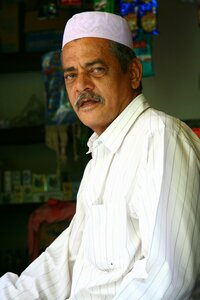
#> input picture draft/face1.jpg, 200 x 300 px
$ jupyter execute internal.ipynb
#> lines starting #> are read from the running program, lines starting #| are printed output that depends on the picture; after the words box and inside, x2 and y2 are one past the last pixel; in counts of white or black regions, pixels touching at a corner belong together
### Text

Example from [nltk.org](https://www.nltk.org/) homepage. Remember to study [Part of Speech Tagging](http://www.nltk.org/book/ch05.html).

[cell 1]
import nltk
from nltk.tokenize.treebank import TreebankWordDetokenizer

[cell 2]
nltk.download('punkt')
#> (this line was passed over: nltk is not available in this run)
nltk.download('averaged_perceptron_tagger')
#> (this line was passed over: nltk is not available in this run)

[cell 3]
def anonymize_proper_noun(sentence):
    tokens = nltk.word_tokenize(sentence)
    tagged = nltk.pos_tag(tokens)
    new_tokens = [
        word if pos != 'NNP' else '<NNP>'
        for word, pos in tagged
    ]
    detokenizer = TreebankWordDetokenizer()
    return detokenizer.detokenize(new_tokens)

[cell 4]
sentence = """At eight o'clock on Thursday morning
              Arthur didn't feel very good."""
anonymize_proper_noun(sentence)
#> (the call stopped at in anonymize_proper_noun, `tokens = nltk.word_tokenize(sentence)`: nltk is not available in this run)

### Image

Example from [Adarsh Menon](https://towardsdatascience.com/face-detection-in-2-minutes-using-opencv-python-90f89d7c0f81) with [Adrian Rosebrock](https://www.pyimagesearch.com/2020/04/06/blur-and-anonymize-faces-with-opencv-and-python/).

[cell 5]
import cv2
import numpy as np
from PIL import Image

[cell 6]
CASCADE_CLASSIFIER = cv2.CascadeClassifier(
    './haarcascade_frontalface_default.xml')

[cell 7]
def blur(img, factor=3.0):
    # auto determine the size of blurring kernel
    (h, w) = image.shape[:2]
    kW = int(w / factor)
    kH = int(h / factor)

    # ensure that width and height are odd
    kW = kW if kW % 2 != 0 else kW - 1
    kH = kH if kH % 2 != 0 else kH - 1

    # apply a gaussian blue to image
    return cv2.GaussianBlur(img, (kW, kH), 0)

def cover(img):
    return np.zeros_like(img)

def pixelate(img):
    height, width = img.shape[:2]

    # downscale image
    output = cv2.resize(
        img, (6, 6), interpolation=cv2.INTER_LINEAR)

    # upscale image
    output = cv2.resize(
        output, (width, height), interpolation=cv2.INTER_NEAREST)

    return output

def visualize(img):
    return Image.fromarray(img, mode='RGB')

def anonymize_faces(img, filtr):
    # transform color to gray
    gray = cv2.cvtColor(img, cv2.COLOR_BGR2GRAY)

    # detect region of interest with
    # a haar cascade feature classifier
    faces = CASCADE_CLASSIFIER.detectMultiScale(gray, 1.1, 4)

    # loop faces and apply filter
    for (x0, y0, width, height) in faces:
        face = img[x0:x0 + width, y0:y0 + height, :]
        img[x0:x0 + width, y0:y0 + height, :] = filtr(face)

    # transform color space to RGB
    img = cv2.cvtColor(img, cv2.COLOR_BGR2RGB)

    return img

[cell 8]
image = cv2.imread('./face1.jpg')
#> image is the input picture: shape (300, 200, 3); mean B, G, R 108, 121.5, 122.6
visualize(anonymize_faces(image, blur))
#> in anonymize_faces, `gray = cv2.cvtColor(img, cv2.COLOR_BGR2GRAY)`:
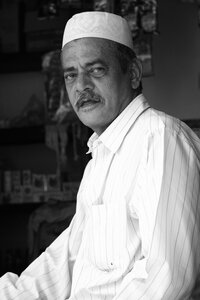
#> gray: shape (300, 200); min 0, max 255, mean 120.3
#> in anonymize_faces, `faces = CASCADE_CLASSIFIER.detectMultiScale(gray, 1.1, 4)`: faces = [[48, 45, 74, 74]]
#> the loop in anonymize_faces, `for (x0, y0, width, height) in faces:` made 1 pass
#> (x0, y0, width, height) on pass 1: (48, 45, 74, 74)
#> pass 1, in anonymize_faces, `face = img[x0:x0 + width, y0:y0 + height, :]`:
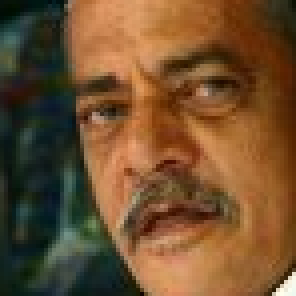
#> face: shape (74, 74, 3) (shown 4 times larger); mean B, G, R 46.5, 79.3, 111.9
#> after the loop in anonymize_faces, `for (x0, y0, width, height) in faces:`:
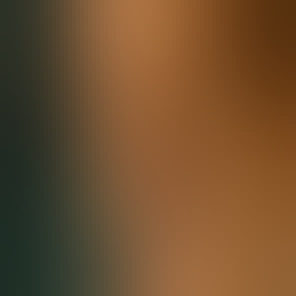
#> face: shape (74, 74, 3) (shown 4 times larger); mean B, G, R 46.5, 79.4, 112.2
#> after the loop in anonymize_faces, `for (x0, y0, width, height) in faces:`:
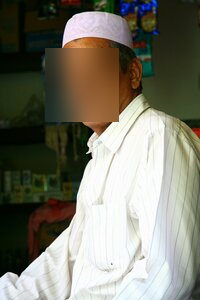
#> img: shape (300, 200, 3); 9.13% of pixels changed, all inside (x1, y1, x2, y2) = (45, 48, 119, 122)

[cell 9]
image = cv2.imread('./face1.jpg')
visualize(anonymize_faces(image, pixelate))
#> the loop in anonymize_faces (call 2), `for (x0, y0, width, height) in faces:` made 1 pass
#> pass 1, in pixelate, `output = cv2.resize( output, (width, height), interpolation=cv2.INTER_..`:
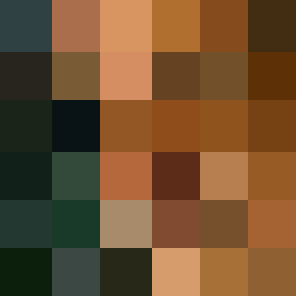
#> output: shape (74, 74, 3) (shown 4 times larger); mean of channels 0, 1, 2 47, 79.6, 111.5; drawn as B, G, R
#> after the loop in anonymize_faces (call 2), `for (x0, y0, width, height) in faces:`:
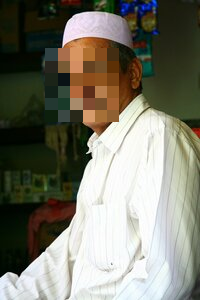
#> img: shape (300, 200, 3); 9.11% of pixels changed, all inside (x1, y1, x2, y2) = (45, 48, 119, 122)

[cell 10]
image = cv2.imread('./face1.jpg')
visualize(anonymize_faces(image, cover))
#> the loop in anonymize_faces (call 3), `for (x0, y0, width, height) in faces:` made 1 pass
#> after the loop in anonymize_faces (call 3), `for (x0, y0, width, height) in faces:`: face: shape (74, 74, 3); every value is 0
#> after the loop in anonymize_faces (call 3), `for (x0, y0, width, height) in faces:`:
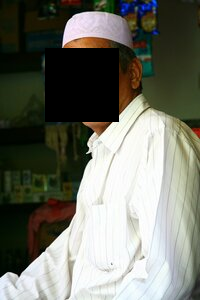
#> img: shape (300, 200, 3); 9.13% of pixels changed, all inside (x1, y1, x2, y2) = (45, 48, 119, 122)

$ run again, with draft/face2.jpg copied over draft/face1.jpg
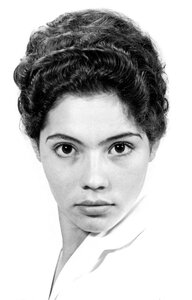
#> input picture draft/face2.jpg, 192 x 300 px
#> image is the input picture: shape (300, 192, 3); min 0, max 255, mean 195.1
#> faces = [[23, 95, 140, 140]]
#> the loop in anonymize_faces, `for (x0, y0, width, height) in faces:` made 1 pass
#> (x0, y0, width, height) on pass 1: (23, 95, 140, 140)
#> the loop in anonymize_faces (call 2), `for (x0, y0, width, height) in faces:` made 1 pass
#> (x0, y0, width, height) on pass 1: (23, 95, 97, 140)
#> after the loop in anonymize_faces (call 2), `for (x0, y0, width, height) in faces:`:
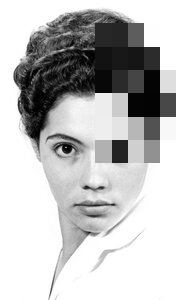
#> img: shape (300, 192, 3); 17.73% of pixels changed, all inside (x1, y1, x2, y2) = (95, 23, 176, 163)
#> the loop in anonymize_faces (call 3), `for (x0, y0, width, height) in faces:` made 1 pass
#> after the loop in anonymize_faces (call 3), `for (x0, y0, width, height) in faces:`:
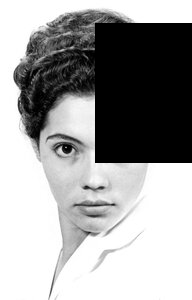
#> img: shape (300, 192, 3); min 0, max 255, mean 160.4

$ run again, with draft/face3.jpg copied over draft/face1.jpg
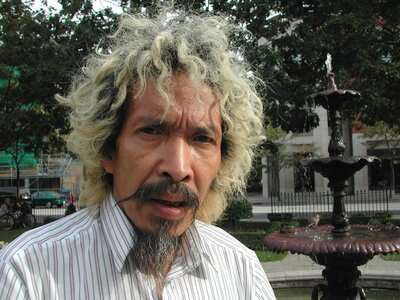
#> input picture draft/face3.jpg, 400 x 300 px
#> image is the input picture: shape (300, 400, 3); mean B, G, R 85.3, 95.2, 97.8
#> faces = [[103, 82, 148, 148]]
#> the loop in anonymize_faces, `for (x0, y0, width, height) in faces:` made 1 pass
#> (x0, y0, width, height) on pass 1: (103, 82, 148, 148)
#> the loop in anonymize_faces (call 2), `for (x0, y0, width, height) in faces:` made 1 pass
#> after the loop in anonymize_faces (call 2), `for (x0, y0, width, height) in faces:`:
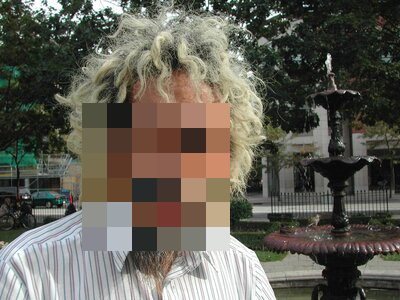
#> img: shape (300, 400, 3); 18.25% of pixels changed, all inside (x1, y1, x2, y2) = (82, 103, 230, 251)
#> the loop in anonymize_faces (call 3), `for (x0, y0, width, height) in faces:` made 1 pass
#> after the loop in anonymize_faces (call 3), `for (x0, y0, width, height) in faces:`:
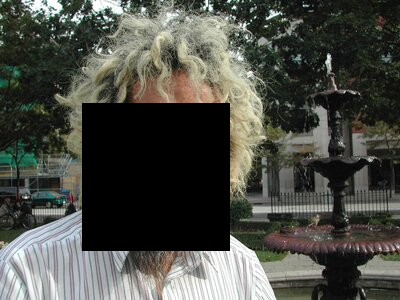
#> img: shape (300, 400, 3); 18.25% of pixels changed, all inside (x1, y1, x2, y2) = (82, 103, 230, 251)
